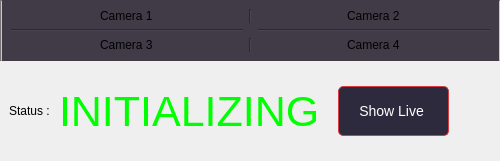
            <widget class="QWidget" name="page_playback">
             <property name="styleSheet">
              <string notr="true"/>
             </property>
             <layout class="QVBoxLayout" name="verticalLayout_9">
              <property name="spacing">
               <number>0</number>
              </property>
              <property name="leftMargin">
               <number>0</number>
              </property>
              <property name="topMargin">
               <number>0</number>
              </property>
              <property name="rightMargin">
               <number>0</number>
              </property>
              <property name="bottomMargin">
               <number>0</number>
              </property>
              <item>
               <layout class="QHBoxLayout" name="horizontalLayout">
                <property name="spacing">
                 <number>0</number>
                </property>
                <property name="leftMargin">
                 <number>0</number>
                </property>
                <item>
                 <widget class="QFrame" name="frame_18">
                  <property name="minimumSize">
                   <size>
                    <width>0</width>
                    <height>60</height>
                   </size>
                  </property>
                  <property name="styleSheet">
                   <string notr="true"/>
                  </property>
                  <property name="frameShape">
                   <enum>QFrame::NoFrame</enum>
                  </property>
                  <layout class="QHBoxLayout" name="horizontalLayout_12">
                   <property name="spacing">
                    <number>0</number>
                   </property>
                   <property name="leftMargin">
                    <number>0</number>
                   </property>
                   <property name="topMargin">
                    <number>0</number>
                   </property>
                   <property name="rightMargin">
                    <number>0</number>
                   </property>
                   <property name="bottomMargin">
                    <number>0</number>
                   </property>
                   <item>
                    <widget class="Line" name="line_5">
                     <property name="maximumSize">
                      <size>
                       <width>2</width>
                       <height>16777215</height>
                      </size>
                     </property>
                     <property name="styleSheet">
                      <string notr="true">background-color: rgb(175, 175, 175);</string>
                     </property>
                     <property name="orientation">
                      <enum>Qt::Vertical</enum>
                     </property>
                    </widget>
                   </item>
                   <item>
                    <widget class="QFrame" name="frame_4">
                     <property name="styleSheet">
                      <string notr="true">background: #413B47;</string>
                     </property>
                     <property name="frameShape">
                      <enum>QFrame::NoFrame</enum>
                     </property>
                     <property name="lineWidth">
                      <number>6</number>
                     </property>
                     <layout class="QVBoxLayout" name="verticalLayout_15">
                      <item>
                       <layout class="QGridLayout" name="gridLayout_3">
                        <item row="0" column="0" alignment="Qt::AlignHCenter">
                         <widget class="QLabel" name="lbl_camera_1">
                          <property name="cursor">
                           <cursorShape>ArrowCursor</cursorShape>
                          </property>
                          <property name="text">
                           <string>Camera 1</string>
                          </property>
                          <property name="scaledContents">
                           <bool>true</bool>
                          </property>
                         </widget>
                        </item>
                        <item row="2" column="2" alignment="Qt::AlignHCenter">
                         <widget class="QLabel" name="lbl_camera_4">
                          <property name="text">
                           <string>Camera 4</string>
                          </property>
                          <property name="scaledContents">
                           <bool>true</bool>
                          </property>
                         </widget>
                        </item>
                        <item row="1" column="0">
                         <widget class="Line" name="line">
                          <property name="orientation">
                           <enum>Qt::Horizontal</enum>
                          </property>
                         </widget>
                        </item>
                        <item row="2" column="0" alignment="Qt::AlignHCenter">
                         <widget class="QLabel" name="lbl_camera_3">
                          <property name="text">
                           <string>Camera 3</string>
                          </property>
                          <property name="scaledContents">
                           <bool>true</bool>
                          </property>
                         </widget>
                        </item>
                        <item row="0" column="2" alignment="Qt::AlignHCenter">
                         <widget class="QLabel" name="lbl_camera_2">
                          <property name="text">
                           <string>Camera 2</string>
                          </property>
                          <property name="scaledContents">
                           <bool>true</bool>
                          </property>
                         </widget>
                        </item>
                        <item row="1" column="2">
                         <widget class="Line" name="line_2">
                          <property name="orientation">
                           <enum>Qt::Horizontal</enum>
                          </property>
                         </widget>
                        </item>
                        <item row="0" column="1">
                         <widget class="Line" name="line_4">
                          <property name="orientation">
                           <enum>Qt::Vertical</enum>
                          </property>
                         </widget>
                        </item>
                        <item row="2" column="1">
                         <widget class="Line" name="line_6">
                          <property name="orientation">
                           <enum>Qt::Vertical</enum>
                          </property>
                         </widget>
                        </item>
                       </layout>
                      </item>
                     </layout>
                    </widget>
                   </item>
                   <item>
                    <widget class="Line" name="line_14">
                     <property name="maximumSize">
                      <size>
                       <width>1</width>
                       <height>16777215</height>
                      </size>
                     </property>
                     <property name="styleSheet">
                      <string notr="true">background-color: rgb(175, 175, 175);</string>
                     </property>
                     <property name="orientation">
                      <enum>Qt::Vertical</enum>
                     </property>
                    </widget>
                   </item>
                  </layout>
                 </widget>
                </item>
               </layout>
              </item>
              <item>
               <widget class="QFrame" name="playback_bottom_frame">
                <property name="minimumSize">
                 <size>
                  <width>0</width>
                  <height>100</height>
                 </size>
                </property>
                <property name="maximumSize">
                 <size>
                  <width>16777215</width>
                  <height>100</height>
                 </size>
                </property>
                <property name="styleSheet">
                 <string notr="true"/>
                </property>
                <property name="frameShape">
                 <enum>QFrame::NoFrame</enum>
                </property>
                <layout class="QHBoxLayout" name="horizontalLayout_4">
                 <property name="spacing">
                  <number>0</number>
                 </property>
                 <property name="leftMargin">
                  <number>0</number>
                 </property>
                 <property name="topMargin">
                  <number>0</number>
                 </property>
                 <property name="rightMargin">
                  <number>42</number>
                 </property>
                 <property name="bottomMargin">
                  <number>0</number>
                 </property>
                 <item alignment="Qt::AlignLeft">
                  <widget class="QFrame" name="frame_3">
                   <property name="frameShape">
                    <enum>QFrame::NoFrame</enum>
                   </property>
                   <property name="frameShadow">
                    <enum>QFrame::Raised</enum>
                   </property>
                   <layout class="QHBoxLayout" name="horizontalLayout_3">
                    <item>
                     <widget class="QLabel" name="label_8">
                      <property name="text">
                       <string>Status : </string>
                      </property>
                     </widget>
                    </item>
                    <item>
                     <widget class="QLabel" name="lbl_status">
                      <property name="font">
                       <font>
                        <pointsize>32</pointsize>
                        <weight>50</weight>
                        <italic>false</italic>
                        <bold>false</bold>
                       </font>
                      </property>
                      <property name="styleSheet">
                       <string notr="true">color: rgb(0, 255, 0);
font: 32pt;</string>
                      </property>
                      <property name="text">
                       <string>INITIALIZING</string>
                      </property>
                     </widget>
                    </item>
                   </layout>
                  </widget>
                 </item>
                 <item>
                  <widget class="QFrame" name="frame_6">
                   <property name="frameShape">
                    <enum>QFrame::NoFrame</enum>
                   </property>
                   <property name="frameShadow">
                    <enum>QFrame::Raised</enum>
                   </property>
                   <layout class="QHBoxLayout" name="horizontalLayout_5">
                    <item>
                     <widget class="QPushButton" name="btn_show_live">
                      <property name="minimumSize">
                       <size>
                        <width>0</width>
                        <height>50</height>
                       </size>
                      </property>
                      <property name="cursor">
                       <cursorShape>PointingHandCursor</cursorShape>
                      </property>
                      <property name="styleSheet">
                       <string notr="true">QPushButton {
    background-color: #2E2A3D; /* Background color similar to top bar */
    color: white;
    font-size: 14px;
    padding: 0px 20px;
    border-radius: 5px;
    border: 1px solid #D43D41; /* Red border */

    icon: url(:/icons/icons/icons8-video-100.png);

}

QPushButton:hover {
    background-color: #D43D41; /* Red hover color */
}

QPushButton:pressed {
    background-color: #1F1B2C; /* Darker version of the top bar color on press */
}
QPushButton:disabled {

	background-color: rgb(118, 118, 118);
	color: rgb(59, 59, 59);
}
</string>
                      </property>
                      <property name="text">
                       <string>Show Live </string>
                      </property>
                     </widget>
                    </item>
                   </layout>
                  </widget>
                 </item>
                </layout>
               </widget>
              </item>
             </layout>
            </widget>
